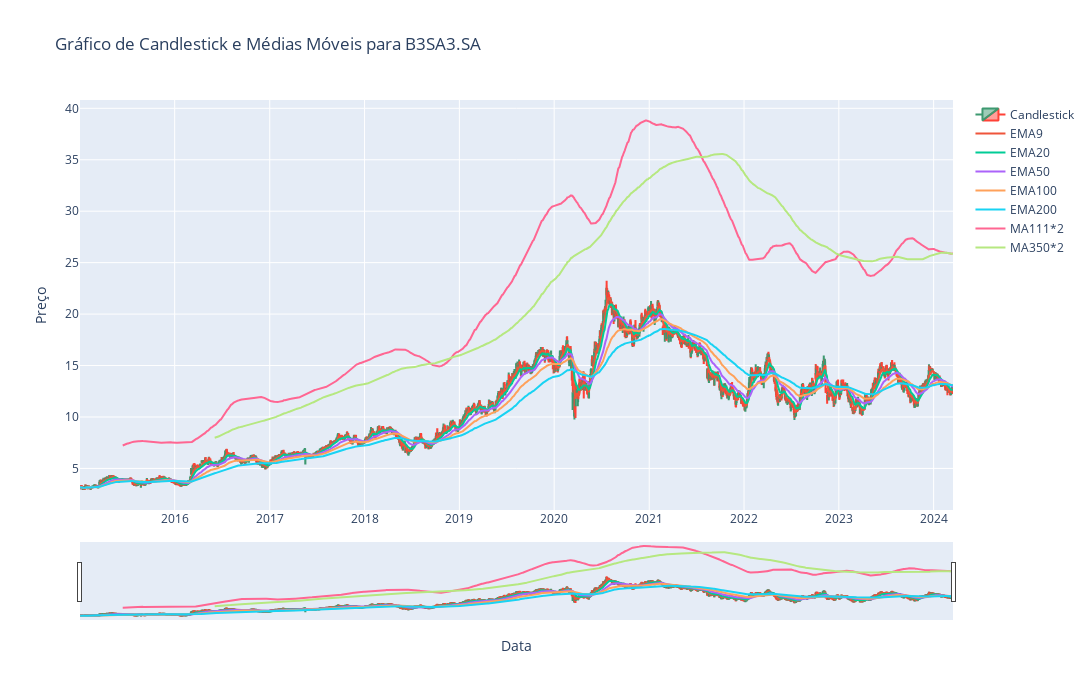

The cell this chart's notebook holds for it:
### Code cell
# Cria um gráfico de candlestick usando o Plotly
fig = go.Figure(data=[go.Candlestick(x=df.index,
                open=df['Open'],
                high=df['High'],
                low=df['Low'],
                close=df['Close'],
                name='Candlestick')])

# Adiciona as médias móveis ao gráfico
fig.add_trace(go.Scatter(x=df.index, y=df['EMA9'], mode='lines', name='EMA9'))
fig.add_trace(go.Scatter(x=df.index, y=df['EMA20'], mode='lines', name='EMA20'))
fig.add_trace(go.Scatter(x=df.index, y=df['EMA50'], mode='lines', name='EMA50'))
fig.add_trace(go.Scatter(x=df.index, y=df['EMA100'], mode='lines', name='EMA100'))
fig.add_trace(go.Scatter(x=df.index, y=df['EMA200'], mode='lines', name='EMA200'))
fig.add_trace(go.Scatter(x=df.index, y=df['MA111*2'], mode='lines', name='MA111*2'))
fig.add_trace(go.Scatter(x=df.index, y=df['MA350*2'], mode='lines', name='MA350*2'))

if ticker=="^BVSP":
    ticker='IBOV'

# Configura o layout do gráfico
fig.update_layout(
    width=1500,
    height=700,
    title=f"Gráfico de Candlestick e Médias Móveis para {ticker}",
    xaxis_title="Data",
    yaxis_title="Preço",
    showlegend=True
)

# Exibe o gráfico
fig.show()

### Figure 1 — Plotly figure (JSON) as saved in the notebook; plotly's stock layout.template omitted (floating-point values rounded to 4 significant figures; data arrays with more than 128 entries replaced by an {"elided": "..."} marker saying what was removed)
{"data": [{"close": {"elided": "2288 float values"}, "high": {"elided": "2288 float values"}, "low": {"elided": "2288 float values"}, "name": "Candlestick", "open": {"elided": "2288 float values"}, "type": "candlestick", "x": {"elided": "2288 str values"}}, {"mode": "lines", "name": "EMA9", "type": "scatter", "x": {"elided": "2288 str values"}, "y": {"elided": "2288 float values"}}, {"mode": "lines", "name": "EMA20", "type": "scatter", "x": {"elided": "2288 str values"}, "y": {"elided": "2288 float values"}}, {"mode": "lines", "name": "EMA50", "type": "scatter", "x": {"elided": "2288 str values"}, "y": {"elided": "2288 float values"}}, {"mode": "lines", "name": "EMA100", "type": "scatter", "x": {"elided": "2288 str values"}, "y": {"elided": "2288 float values"}}, {"mode": "lines", "name": "EMA200", "type": "scatter", "x": {"elided": "2288 str values"}, "y": {"elided": "2288 float values"}}, {"mode": "lines", "name": "MA111*2", "type": "scatter", "x": {"elided": "2288 str values"}, "y": {"elided": "2288 float values"}}, {"mode": "lines", "name": "MA350*2", "type": "scatter", "x": {"elided": "2288 str values"}, "y": {"elided": "2288 float values"}}], "layout": {"height": 700, "showlegend": true, "title": {"text": "Gráfico de Candlestick e Médias Móveis para B3SA3.SA"}, "width": 1500, "xaxis": {"title": {"text": "Data"}}, "yaxis": {"title": {"text": "Preço"}}}}
